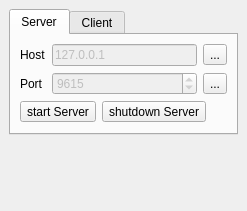
<?xml version="1.0" encoding="UTF-8"?>
<ui version="4.0">
 <class>RemoteControlDockWidget</class>
 <widget class="QDockWidget" name="RemoteControlDockWidget">
  <property name="geometry">
   <rect>
    <x>0</x>
    <y>0</y>
    <width>247</width>
    <height>211</height>
   </rect>
  </property>
  <property name="windowTitle">
   <string>Remote Control</string>
  </property>
  <widget class="QWidget" name="dockWidgetContents">
   <layout class="QVBoxLayout" name="verticalLayout">
    <item>
     <widget class="QTabWidget" name="tabWidget">
      <property name="currentIndex">
       <number>0</number>
      </property>
      <widget class="QWidget" name="serverTab">
       <attribute name="title">
        <string>Server</string>
       </attribute>
       <layout class="QVBoxLayout" name="verticalLayout_2">
        <item>
         <layout class="QGridLayout" name="gridLayout">
          <item row="0" column="1">
           <widget class="QLineEdit" name="serverAddressLineEdit">
            <property name="enabled">
             <bool>false</bool>
            </property>
            <property name="text">
             <string>127.0.0.1</string>
            </property>
           </widget>
          </item>
          <item row="1" column="0">
           <widget class="QLabel" name="portLabel">
            <property name="text">
             <string>Port</string>
            </property>
           </widget>
          </item>
          <item row="0" column="0">
           <widget class="QLabel" name="serverAddressLabel">
            <property name="text">
             <string>Host</string>
            </property>
           </widget>
          </item>
          <item row="1" column="1">
           <widget class="QSpinBox" name="portSpinBox">
            <property name="enabled">
             <bool>false</bool>
            </property>
            <property name="minimum">
             <number>1</number>
            </property>
            <property name="maximum">
             <number>65535</number>
            </property>
            <property name="value">
             <number>9615</number>
            </property>
           </widget>
          </item>
          <item row="1" column="2">
           <widget class="QToolButton" name="portEditToolButton">
            <property name="text">
             <string>...</string>
            </property>
            <property name="icon">
             <iconset resource="resources.qrc">
              <normaloff>:/icons/draw-freehand.png</normaloff>:/icons/draw-freehand.png</iconset>
            </property>
            <property name="checkable">
             <bool>true</bool>
            </property>
           </widget>
          </item>
          <item row="0" column="2">
           <widget class="QToolButton" name="serverAddressEditToolButton">
            <property name="text">
             <string>...</string>
            </property>
            <property name="icon">
             <iconset resource="resources.qrc">
              <normaloff>:/icons/draw-freehand.png</normaloff>:/icons/draw-freehand.png</iconset>
            </property>
            <property name="checkable">
             <bool>true</bool>
            </property>
           </widget>
          </item>
         </layout>
        </item>
        <item>
         <layout class="QHBoxLayout" name="horizontalLayout">
          <item>
           <widget class="QToolButton" name="startServerToolButton">
            <property name="enabled">
             <bool>true</bool>
            </property>
            <property name="toolTip">
             <string>start Server</string>
            </property>
            <property name="text">
             <string>start Server</string>
            </property>
            <property name="icon">
             <iconset resource="resources.qrc">
              <normaloff>:/icons/call-start.png</normaloff>:/icons/call-start.png</iconset>
            </property>
            <property name="iconSize">
             <size>
              <width>32</width>
              <height>32</height>
             </size>
            </property>
            <property name="toolButtonStyle">
             <enum>Qt::ToolButtonIconOnly</enum>
            </property>
           </widget>
          </item>
          <item>
           <widget class="QToolButton" name="stopServerToolButton">
            <property name="toolTip">
             <string>shutdown Server</string>
            </property>
            <property name="text">
             <string>shutdown Server</string>
            </property>
            <property name="icon">
             <iconset resource="resources.qrc">
              <normaloff>:/icons/call-stop.png</normaloff>:/icons/call-stop.png</iconset>
            </property>
            <property name="iconSize">
             <size>
              <width>32</width>
              <height>32</height>
             </size>
            </property>
            <property name="toolButtonStyle">
             <enum>Qt::ToolButtonIconOnly</enum>
            </property>
           </widget>
          </item>
          <item>
           <spacer name="horizontalSpacer">
            <property name="orientation">
             <enum>Qt::Horizontal</enum>
            </property>
            <property name="sizeHint" stdset="0">
             <size>
              <width>40</width>
              <height>20</height>
             </size>
            </property>
           </spacer>
          </item>
         </layout>
        </item>
       </layout>
      </widget>
      <widget class="QWidget" name="clientTab">
       <attribute name="title">
        <string>Client</string>
       </attribute>
       <layout class="QVBoxLayout" name="verticalLayout_3">
        <item>
         <layout class="QGridLayout" name="gridLayout_2">
          <item row="0" column="1">
           <widget class="QLineEdit" name="clientAddressLineEdit">
            <property name="enabled">
             <bool>false</bool>
            </property>
            <property name="text">
             <string>127.0.0.1</string>
            </property>
           </widget>
          </item>
          <item row="1" column="0">
           <widget class="QLabel" name="clientPortLabel">
            <property name="text">
             <string>Port</string>
            </property>
           </widget>
          </item>
          <item row="0" column="0">
           <widget class="QLabel" name="clientAddressLabel">
            <property name="text">
             <string>Host</string>
            </property>
           </widget>
          </item>
          <item row="1" column="1">
           <widget class="QSpinBox" name="clientPortSpinBox">
            <property name="enabled">
             <bool>false</bool>
            </property>
            <property name="minimum">
             <number>1</number>
            </property>
            <property name="maximum">
             <number>65535</number>
            </property>
            <property name="value">
             <number>9615</number>
            </property>
           </widget>
          </item>
          <item row="1" column="2">
           <widget class="QToolButton" name="clientPortEditToolButton">
            <property name="text">
             <string>...</string>
            </property>
            <property name="icon">
             <iconset resource="resources.qrc">
              <normaloff>:/icons/draw-freehand.png</normaloff>:/icons/draw-freehand.png</iconset>
            </property>
            <property name="checkable">
             <bool>true</bool>
            </property>
           </widget>
          </item>
          <item row="0" column="2">
           <widget class="QToolButton" name="clientAddressEditToolButton">
            <property name="text">
             <string>...</string>
            </property>
            <property name="icon">
             <iconset resource="resources.qrc">
              <normaloff>:/icons/draw-freehand.png</normaloff>:/icons/draw-freehand.png</iconset>
            </property>
            <property name="checkable">
             <bool>true</bool>
            </property>
           </widget>
          </item>
         </layout>
        </item>
        <item>
         <layout class="QHBoxLayout" name="horizontalLayout_2">
          <item>
           <widget class="QToolButton" name="connectClientToolButton">
            <property name="enabled">
             <bool>true</bool>
            </property>
            <property name="toolTip">
             <string>connect Client</string>
            </property>
            <property name="text">
             <string>connect Client</string>
            </property>
            <property name="icon">
             <iconset resource="resources.qrc">
              <normaloff>:/icons/call-start.png</normaloff>:/icons/call-start.png</iconset>
            </property>
            <property name="iconSize">
             <size>
              <width>32</width>
              <height>32</height>
             </size>
            </property>
            <property name="toolButtonStyle">
             <enum>Qt::ToolButtonIconOnly</enum>
            </property>
           </widget>
          </item>
          <item>
           <widget class="QToolButton" name="disconnectClientToolButton">
            <property name="toolTip">
             <string>disconnect Client</string>
            </property>
            <property name="text">
             <string>disconnect Client</string>
            </property>
            <property name="icon">
             <iconset resource="resources.qrc">
              <normaloff>:/icons/call-stop.png</normaloff>:/icons/call-stop.png</iconset>
            </property>
            <property name="iconSize">
             <size>
              <width>32</width>
              <height>32</height>
             </size>
            </property>
            <property name="toolButtonStyle">
             <enum>Qt::ToolButtonIconOnly</enum>
            </property>
           </widget>
          </item>
          <item>
           <spacer name="horizontalSpacer_2">
            <property name="orientation">
             <enum>Qt::Horizontal</enum>
            </property>
            <property name="sizeHint" stdset="0">
             <size>
              <width>40</width>
              <height>20</height>
             </size>
            </property>
           </spacer>
          </item>
         </layout>
        </item>
       </layout>
      </widget>
     </widget>
    </item>
    <item>
     <spacer name="verticalSpacer">
      <property name="orientation">
       <enum>Qt::Vertical</enum>
      </property>
      <property name="sizeHint" stdset="0">
       <size>
        <width>20</width>
        <height>40</height>
       </size>
      </property>
     </spacer>
    </item>
   </layout>
  </widget>
 </widget>
 <resources>
  <include location="resources.qrc"/>
 </resources>
 <connections>
  <connection>
   <sender>portEditToolButton</sender>
   <signal>toggled(bool)</signal>
   <receiver>portSpinBox</receiver>
   <slot>setEnabled(bool)</slot>
   <hints>
    <hint type="sourcelabel">
     <x>301</x>
     <y>120</y>
    </hint>
    <hint type="destinationlabel">
     <x>171</x>
     <y>121</y>
    </hint>
   </hints>
  </connection>
  <connection>
   <sender>serverAddressEditToolButton</sender>
   <signal>toggled(bool)</signal>
   <receiver>serverAddressLineEdit</receiver>
   <slot>setEnabled(bool)</slot>
   <hints>
    <hint type="sourcelabel">
     <x>301</x>
     <y>87</y>
    </hint>
    <hint type="destinationlabel">
     <x>171</x>
     <y>88</y>
    </hint>
   </hints>
  </connection>
  <connection>
   <sender>clientPortEditToolButton</sender>
   <signal>toggled(bool)</signal>
   <receiver>clientPortSpinBox</receiver>
   <slot>setEnabled(bool)</slot>
   <hints>
    <hint type="sourcelabel">
     <x>392</x>
     <y>120</y>
    </hint>
    <hint type="destinationlabel">
     <x>216</x>
     <y>121</y>
    </hint>
   </hints>
  </connection>
  <connection>
   <sender>clientAddressEditToolButton</sender>
   <signal>toggled(bool)</signal>
   <receiver>clientAddressLineEdit</receiver>
   <slot>setEnabled(bool)</slot>
   <hints>
    <hint type="sourcelabel">
     <x>392</x>
     <y>87</y>
    </hint>
    <hint type="destinationlabel">
     <x>216</x>
     <y>88</y>
    </hint>
   </hints>
  </connection>
 </connections>
</ui>
